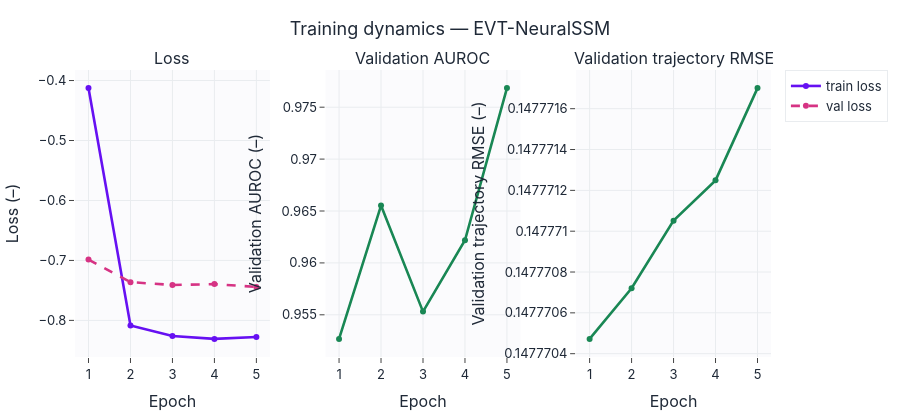

The code cell stored with this chart in its notebook:
### Markdown cell above
## Кривые обучения с метриками

### Code cell
training_dashboard(history, title="Training dynamics — EVT-NeuralSSM", model_color="#6610f2",
                   save=SAVE_FIGS, fig_id="2_3_training_dashboard").show()

### Figure 1 — Plotly figure (JSON) as saved in the notebook; plotly's stock layout.template omitted (floating-point values rounded to 4 significant figures)
{"data": [{"line": {"color": "#6610f2", "width": 2.6}, "mode": "lines+markers", "name": "train loss", "type": "scatter", "x": [1, 2, 3, 4, 5], "xaxis": "x", "y": [-0.4126, -0.8083, -0.8259, -0.8309, -0.8278], "yaxis": "y"}, {"line": {"color": "#d63384", "dash": "dash", "width": 2.6}, "mode": "lines+markers", "name": "val loss", "type": "scatter", "x": [1, 2, 3, 4, 5], "xaxis": "x", "y": [-0.6986, -0.7362, -0.741, -0.7395, -0.7442], "yaxis": "y"}, {"line": {"color": "#198754", "width": 2.6}, "mode": "lines+markers", "name": "Validation AUROC", "showlegend": false, "type": "scatter", "x": [1, 2, 3, 4, 5], "xaxis": "x2", "y": [0.9527, 0.9655, 0.9553, 0.9622, 0.9768], "yaxis": "y2"}, {"line": {"color": "#198754", "width": 2.6}, "mode": "lines+markers", "name": "Validation trajectory RMSE", "showlegend": false, "type": "scatter", "x": [1, 2, 3, 4, 5], "xaxis": "x3", "y": [0.1478, 0.1478, 0.1478, 0.1478, 0.1478], "yaxis": "y3"}], "layout": {"annotations": [{"font": {"size": 16}, "showarrow": false, "text": "Loss", "x": 0.14, "xanchor": "center", "xref": "paper", "y": 1.0, "yanchor": "bottom", "yref": "paper"}, {"font": {"size": 16}, "showarrow": false, "text": "Validation AUROC", "x": 0.5, "xanchor": "center", "xref": "paper", "y": 1.0, "yanchor": "bottom", "yref": "paper"}, {"font": {"size": 16}, "showarrow": false, "text": "Validation trajectory RMSE", "x": 0.86, "xanchor": "center", "xref": "paper", "y": 1.0, "yanchor": "bottom", "yref": "paper"}], "height": 420, "title": {"text": "Training dynamics — EVT-NeuralSSM"}, "xaxis": {"anchor": "y", "domain": [0.0, 0.28], "title": {"text": "Epoch"}}, "xaxis2": {"anchor": "y2", "domain": [0.36, 0.64], "title": {"text": "Epoch"}}, "xaxis3": {"anchor": "y3", "domain": [0.72, 1.0], "title": {"text": "Epoch"}}, "yaxis": {"anchor": "x", "domain": [0.0, 1.0], "title": {"text": "Loss (–)"}}, "yaxis2": {"anchor": "x2", "domain": [0.0, 1.0], "title": {"text": "Validation AUROC (–)"}}, "yaxis3": {"anchor": "x3", "domain": [0.0, 1.0], "title": {"text": "Validation trajectory RMSE (–)"}}}}
